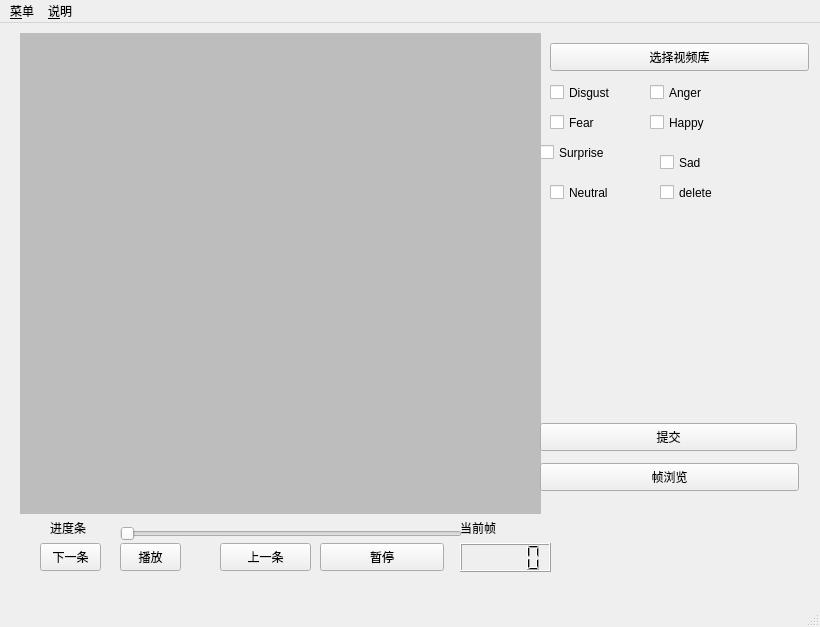
<?xml version="1.0" encoding="UTF-8"?>
<ui version="4.0">
 <class>MainWindow</class>
 <widget class="QMainWindow" name="MainWindow">
  <property name="geometry">
   <rect>
    <x>0</x>
    <y>0</y>
    <width>820</width>
    <height>627</height>
   </rect>
  </property>
  <property name="windowTitle">
   <string>MainWindow</string>
  </property>
  <widget class="QWidget" name="centralwidget">
   <widget class="QLabel" name="hereIsVideo">
    <property name="geometry">
     <rect>
      <x>20</x>
      <y>10</y>
      <width>521</width>
      <height>481</height>
     </rect>
    </property>
    <property name="styleSheet">
     <string notr="true">background-color: rgb(189, 189, 189);</string>
    </property>
    <property name="text">
     <string/>
    </property>
   </widget>
   <widget class="QCheckBox" name="isAnger">
    <property name="geometry">
     <rect>
      <x>650</x>
      <y>60</y>
      <width>125</width>
      <height>19</height>
     </rect>
    </property>
    <property name="text">
     <string>Anger</string>
    </property>
   </widget>
   <widget class="QCheckBox" name="isDisgust">
    <property name="geometry">
     <rect>
      <x>550</x>
      <y>60</y>
      <width>125</width>
      <height>19</height>
     </rect>
    </property>
    <property name="text">
     <string>Disgust</string>
    </property>
   </widget>
   <widget class="QCheckBox" name="isFear">
    <property name="geometry">
     <rect>
      <x>550</x>
      <y>90</y>
      <width>125</width>
      <height>19</height>
     </rect>
    </property>
    <property name="text">
     <string>Fear</string>
    </property>
   </widget>
   <widget class="QCheckBox" name="isHappy">
    <property name="geometry">
     <rect>
      <x>650</x>
      <y>90</y>
      <width>125</width>
      <height>19</height>
     </rect>
    </property>
    <property name="text">
     <string>Happy</string>
    </property>
   </widget>
   <widget class="QCheckBox" name="isSurprise">
    <property name="geometry">
     <rect>
      <x>540</x>
      <y>120</y>
      <width>125</width>
      <height>19</height>
     </rect>
    </property>
    <property name="text">
     <string>Surprise</string>
    </property>
   </widget>
   <widget class="QCheckBox" name="isSad">
    <property name="geometry">
     <rect>
      <x>660</x>
      <y>130</y>
      <width>125</width>
      <height>19</height>
     </rect>
    </property>
    <property name="text">
     <string>Sad</string>
    </property>
   </widget>
   <widget class="QCheckBox" name="isNeutral">
    <property name="geometry">
     <rect>
      <x>550</x>
      <y>160</y>
      <width>125</width>
      <height>19</height>
     </rect>
    </property>
    <property name="text">
     <string>Neutral</string>
    </property>
   </widget>
   <widget class="QCheckBox" name="isdelete">
    <property name="geometry">
     <rect>
      <x>660</x>
      <y>160</y>
      <width>257</width>
      <height>19</height>
     </rect>
    </property>
    <property name="text">
     <string>delete</string>
    </property>
   </widget>
   <widget class="QPushButton" name="subVideo">
    <property name="geometry">
     <rect>
      <x>540</x>
      <y>400</y>
      <width>257</width>
      <height>28</height>
     </rect>
    </property>
    <property name="text">
     <string>提交</string>
    </property>
   </widget>
   <widget class="QPushButton" name="seeEveryFrame">
    <property name="geometry">
     <rect>
      <x>540</x>
      <y>440</y>
      <width>259</width>
      <height>28</height>
     </rect>
    </property>
    <property name="text">
     <string>帧浏览</string>
    </property>
   </widget>
   <widget class="QPushButton" name="selectVideo">
    <property name="geometry">
     <rect>
      <x>550</x>
      <y>20</y>
      <width>259</width>
      <height>28</height>
     </rect>
    </property>
    <property name="text">
     <string>选择视频库</string>
    </property>
   </widget>
   <widget class="QSlider" name="videoSlider">
    <property name="geometry">
     <rect>
      <x>120</x>
      <y>500</y>
      <width>342</width>
      <height>22</height>
     </rect>
    </property>
    <property name="orientation">
     <enum>Qt::Horizontal</enum>
    </property>
   </widget>
   <widget class="QLCDNumber" name="frameNumber">
    <property name="geometry">
     <rect>
      <x>460</x>
      <y>520</y>
      <width>91</width>
      <height>29</height>
     </rect>
    </property>
   </widget>
   <widget class="QLabel" name="currentFrame">
    <property name="geometry">
     <rect>
      <x>460</x>
      <y>490</y>
      <width>61</width>
      <height>29</height>
     </rect>
    </property>
    <property name="text">
     <string>当前帧</string>
    </property>
   </widget>
   <widget class="QLabel" name="sliderLabel">
    <property name="geometry">
     <rect>
      <x>50</x>
      <y>490</y>
      <width>51</width>
      <height>29</height>
     </rect>
    </property>
    <property name="text">
     <string>进度条</string>
    </property>
   </widget>
   <widget class="QPushButton" name="pauseVideoB">
    <property name="geometry">
     <rect>
      <x>320</x>
      <y>520</y>
      <width>124</width>
      <height>28</height>
     </rect>
    </property>
    <property name="text">
     <string>暂停</string>
    </property>
   </widget>
   <widget class="QPushButton" name="nextVideoB">
    <property name="geometry">
     <rect>
      <x>40</x>
      <y>520</y>
      <width>61</width>
      <height>28</height>
     </rect>
    </property>
    <property name="text">
     <string>下一条</string>
    </property>
   </widget>
   <widget class="QPushButton" name="playVideoB">
    <property name="geometry">
     <rect>
      <x>120</x>
      <y>520</y>
      <width>61</width>
      <height>28</height>
     </rect>
    </property>
    <property name="text">
     <string>播放</string>
    </property>
   </widget>
   <widget class="QPushButton" name="preVideoB">
    <property name="geometry">
     <rect>
      <x>220</x>
      <y>520</y>
      <width>91</width>
      <height>28</height>
     </rect>
    </property>
    <property name="text">
     <string>上一条</string>
    </property>
   </widget>
  </widget>
  <widget class="QMenuBar" name="menubar">
   <property name="geometry">
    <rect>
     <x>0</x>
     <y>0</y>
     <width>820</width>
     <height>26</height>
    </rect>
   </property>
   <widget class="QMenu" name="menu">
    <property name="title">
     <string>&amp;菜单</string>
    </property>
    <addaction name="backToWelcome"/>
    <addaction name="backToMachine"/>
    <addaction name="backToAnalysis"/>
    <addaction name="backToPre"/>
   </widget>
   <widget class="QMenu" name="menu_2">
    <property name="title">
     <string>&amp;说明</string>
    </property>
    <addaction name="actionhelp"/>
    <addaction name="actionabout"/>
   </widget>
   <addaction name="menu"/>
   <addaction name="menu_2"/>
  </widget>
  <widget class="QStatusBar" name="statusbar"/>
  <action name="backToWelcome">
   <property name="text">
    <string>welcome_window</string>
   </property>
  </action>
  <action name="backToMachine">
   <property name="text">
    <string>machine_marking</string>
   </property>
  </action>
  <action name="actionhelp">
   <property name="text">
    <string>help</string>
   </property>
  </action>
  <action name="actionabout">
   <property name="text">
    <string>about</string>
   </property>
  </action>
  <action name="backToAnalysis">
   <property name="text">
    <string>analysis</string>
   </property>
  </action>
  <action name="backToPre">
   <property name="text">
    <string>pre_making</string>
   </property>
  </action>
 </widget>
 <resources/>
 <connections/>
</ui>
